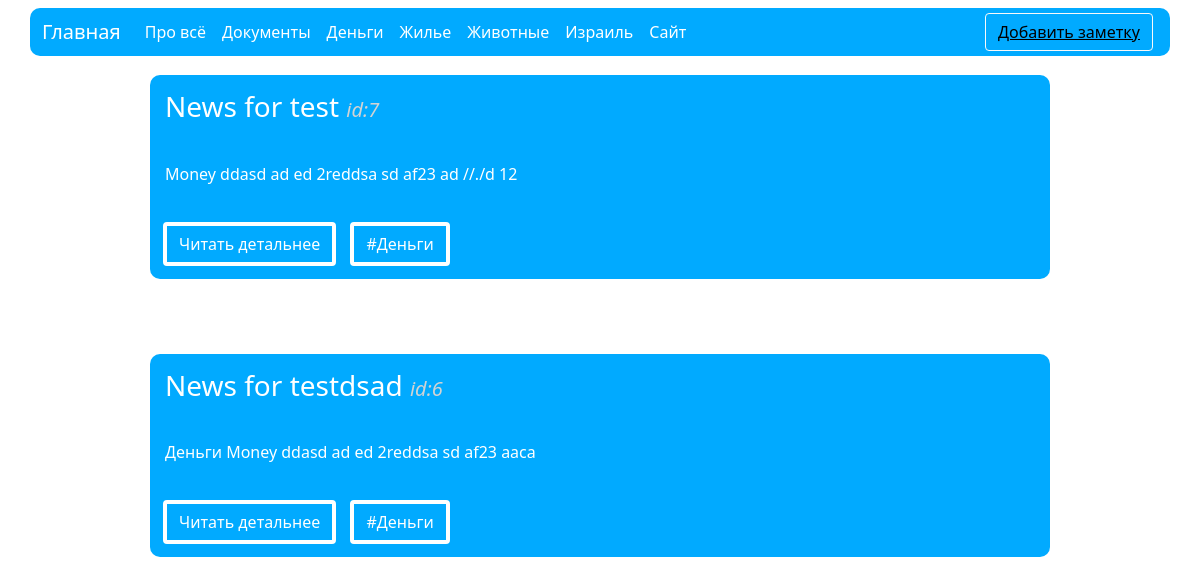
Page /news/money on the committed database.
### news/models.py (models this page shows, shortened)
class Articles(models.Model):
    title = models.CharField('Название', max_length=15)
    hashtag = models.CharField('Хештег', max_length=20)
    full_text = models.TextField('Текст')
    class Meta:
        verbose_name = 'Новость'
        verbose_name_plural = 'Новости'

### news/views.py (the view)
# urls.py: path('money', views.money, name='money'),
def money(request):
    news = Articles.objects.order_by('-id')
    return render(request, 'news/money.html', {'news': news})

### news/templates/news/money.html (shortened to what this page needs)
{% extends 'main/layout.html' %}
{% block content %}
    {% if news %}
        {% for element in news %}
            {% if element.hashtag == 'Деньги' %}
                <div class="container-house">
                    <div class="container-h3">
                        <h3>{{ element.title }} <i class="container-id">id:{{ element.id }}</i></h3>
                    </div>
                    <div class="container-p">
                        <p>{{ element.full_text }}</p>
                    </div>
                    <div class="container-buttons">
                        <a href="{% url 'news-detail' element.id %}" class="btn btn-light"> Читать детальнее</a>
                        <a href="{% url 'money' %}" class="btn btn-info">#{{ element.hashtag }}</a>
                    </div>
                </div>
            {% endif %}
        {% endfor %}
    {% endif %}
{% endblock %}

### main/static/main/css/main.css (style rules this page uses)
.container-house { width: 75%; background: #01AAFF; color: white; border-radius: 10px; margin: auto; margin-top: 75px; margin-bottom: 10px; }
.container-h3 { padding-top: 15px; padding-left: 15px; padding-bottom: 15px; }
.container-id { font-size: 20px; color: lightgray; }
.container-p { padding-top: 15px; padding-left: 15px; padding-bottom: 15px; }
.container-buttons { padding-left: 8px; padding-bottom: 8px; }
.btn-light { border-left: 35%; background: #01AAFF; color: white; border: 4px solid white; margin: 5px; }
.btn-info { border-left: 35%; background: #01AAFF; color: white; border: 4px solid white; margin: 5px; }

### rows in the picture
Articles: title "News for test", id "7", full_text "Money ddasd ad ed 2reddsa sd af23 ad //./d 12", hashtag "Деньги"
Articles: title "News for testdsad", id "6", full_text "Деньги Money ddasd ad ed 2reddsa sd af23 aaca", hashtag "Деньги"
